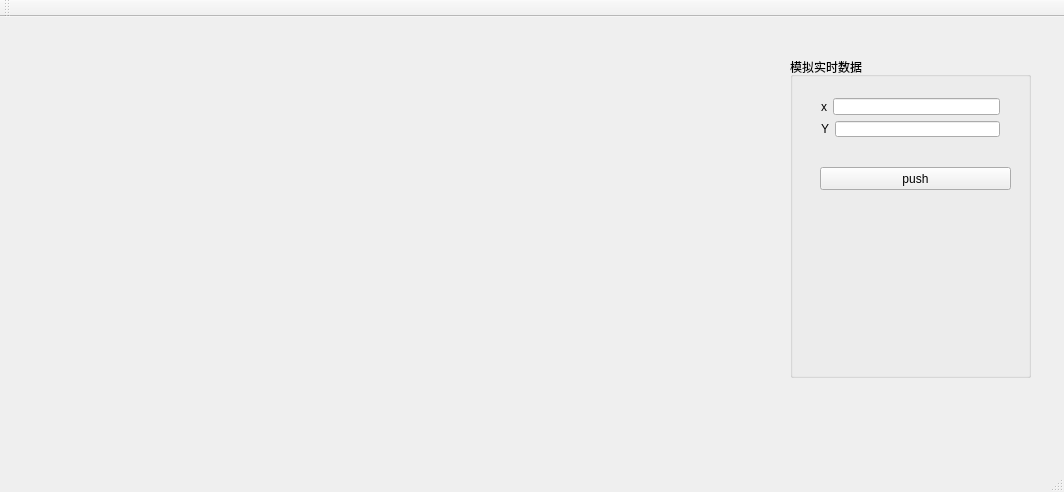
<?xml version="1.0" encoding="UTF-8"?>
<ui version="4.0">
 <class>MainWindow</class>
 <widget class="QMainWindow" name="MainWindow">
  <property name="geometry">
   <rect>
    <x>0</x>
    <y>0</y>
    <width>1064</width>
    <height>492</height>
   </rect>
  </property>
  <property name="windowTitle">
   <string>MainWindow</string>
  </property>
  <widget class="QWidget" name="centralWidget">
   <widget class="QCustomPlot" name="widget" native="true">
    <property name="geometry">
     <rect>
      <x>0</x>
      <y>0</y>
      <width>721</width>
      <height>451</height>
     </rect>
    </property>
   </widget>
   <widget class="QGroupBox" name="groupBox">
    <property name="geometry">
     <rect>
      <x>790</x>
      <y>40</y>
      <width>241</width>
      <height>321</height>
     </rect>
    </property>
    <property name="title">
     <string>模拟实时数据</string>
    </property>
    <widget class="QPushButton" name="pushButton">
     <property name="geometry">
      <rect>
       <x>30</x>
       <y>110</y>
       <width>191</width>
       <height>23</height>
      </rect>
     </property>
     <property name="text">
      <string>push</string>
     </property>
    </widget>
    <widget class="QWidget" name="layoutWidget">
     <property name="geometry">
      <rect>
       <x>20</x>
       <y>30</y>
       <width>201</width>
       <height>61</height>
      </rect>
     </property>
     <layout class="QVBoxLayout" name="verticalLayout">
      <item>
       <layout class="QFormLayout" name="formLayout_2">
        <item row="0" column="0">
         <widget class="QLabel" name="LabelX">
          <property name="styleSheet">
           <string notr="true">font: 14pt &quot;黑体&quot;;</string>
          </property>
          <property name="text">
           <string>x</string>
          </property>
         </widget>
        </item>
        <item row="0" column="1">
         <widget class="QLineEdit" name="LineX"/>
        </item>
       </layout>
      </item>
      <item>
       <layout class="QFormLayout" name="formLayout">
        <item row="0" column="0">
         <widget class="QLabel" name="LabelY">
          <property name="styleSheet">
           <string notr="true">font: 14pt &quot;黑体&quot;;</string>
          </property>
          <property name="text">
           <string>Y</string>
          </property>
         </widget>
        </item>
        <item row="0" column="1">
         <widget class="QLineEdit" name="LineY"/>
        </item>
       </layout>
      </item>
     </layout>
    </widget>
   </widget>
  </widget>
  <widget class="QMenuBar" name="menuBar">
   <property name="geometry">
    <rect>
     <x>0</x>
     <y>0</y>
     <width>1064</width>
     <height>26</height>
    </rect>
   </property>
  </widget>
  <widget class="QToolBar" name="mainToolBar">
   <attribute name="toolBarArea">
    <enum>TopToolBarArea</enum>
   </attribute>
   <attribute name="toolBarBreak">
    <bool>false</bool>
   </attribute>
  </widget>
  <widget class="QStatusBar" name="statusBar"/>
 </widget>
 <layoutdefault spacing="6" margin="11"/>
 <customwidgets>
  <customwidget>
   <class>QCustomPlot</class>
   <extends>QWidget</extends>
   <header location="global">qcustomplot.h</header>
   <container>1</container>
  </customwidget>
 </customwidgets>
 <resources/>
 <connections/>
</ui>
